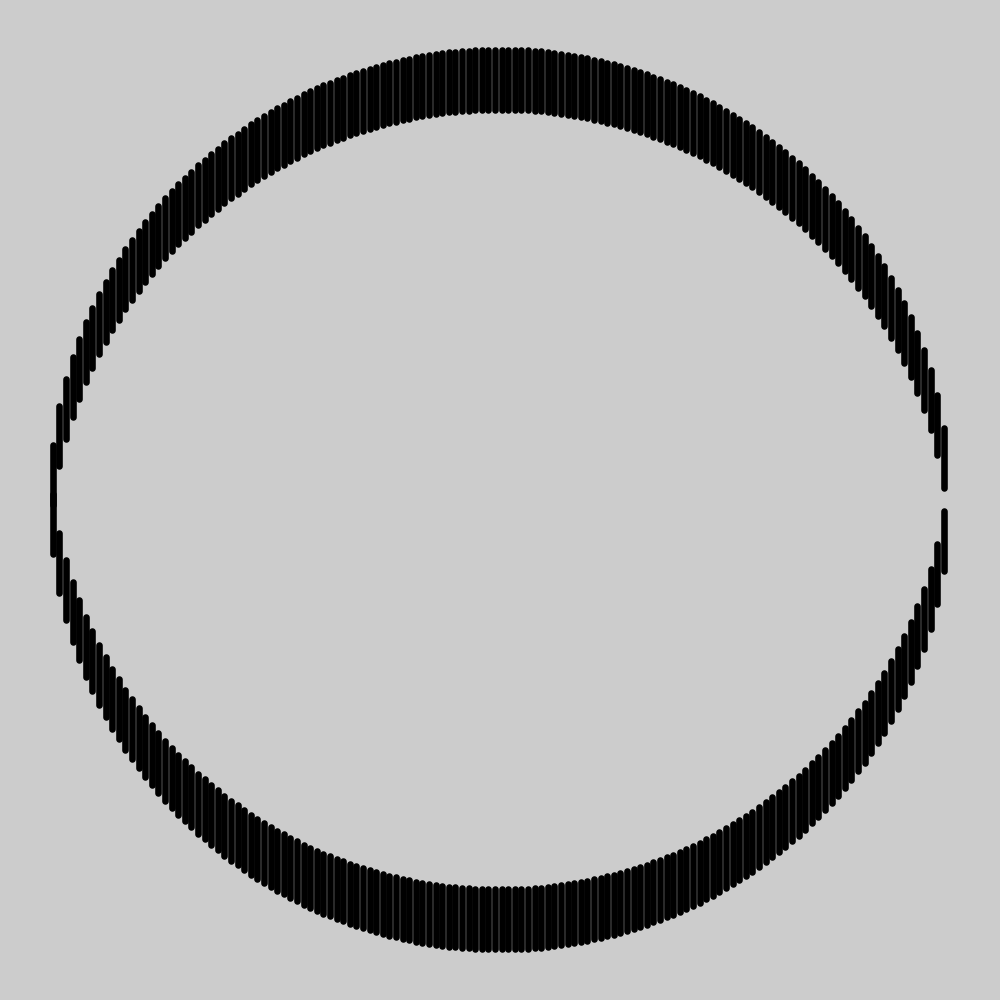
Frame 1 (no input)
Frame 60 (the mouse pressed at the canvas centre just before this capture): identical to frame 1, image omitted
Frame 120 (the mouse held since frame 60 and released just before this capture): identical to frame 1, image omitted

The Processing sketch that drew this single still picture (run headless with seeded random() and noise(); from frame 60 on, the mouse is pressed at the canvas centre):

// Processing sketch: globe_slicer2
// ── globe_slicer2.pde

float HEIGHT = 30;//cm
float HALFHEIGHT = HEIGHT/2;
float cardboard = 0.22;//cm
float thickness = 2.0;//cm


void setup(){
    size(1000,1000);
  
    //1-for(float x=cardboard/2 ;x<HEIGHT; x+= cardboard){
      // 2 - steps + arcsin
    for(float x=-HALFHEIGHT +cardboard/2 ;x<HALFHEIGHT; x+= cardboard){
      //  = x
      float top = x;
      //float bottom = x+cardboard;
      
      float R_outer;
      // scale linear
      // 1- x=0; use lwoer R_outer = sin( bottom /HEIGHT *PI ) * HEIGHT;  // * HEIGHT for cm
      //R_outer = sin( x /HEIGHT *PI ) * HEIGHT;
      
      float alph = acos( (x/HALFHEIGHT));
      R_outer = sin(alph) * HALFHEIGHT;
      float R_inner = R_outer -thickness;
      
      float draw_size = 30;
      PVector offs = new PVector(500,500);
      stroke(0);  strokeWeight(cardboard *draw_size);
      line( offs.x+ x*draw_size,offs.y+R_inner*draw_size, 
             offs.x+ x*draw_size,offs.y+R_outer*draw_size);
      line( offs.x+ x*draw_size,offs.y-R_inner*draw_size, 
             offs.x+ x*draw_size,offs.y-R_outer*draw_size);
       // Eo for x 
    }
    
  
  
  // Eo setup
}


void draw (){
  
  
  
  
  // Eo draw
} 
